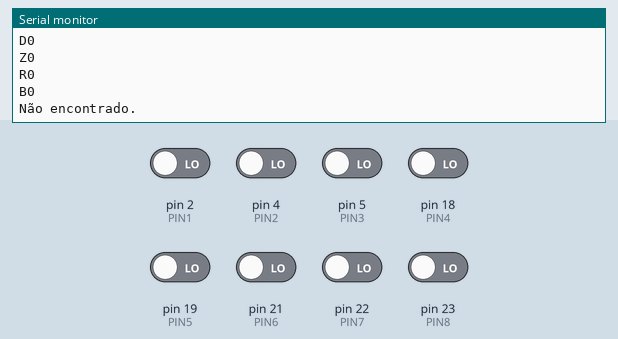
Simulated run of this sketch. Board: Arduino Mega 2560, built with avr-gcc and run on an emulated ATmega2560. Shown: the last lines printed to the serial monitor. Inputs (shaded band) come from the test bench; at power-on: pin 2 (PIN1), pin 4 (PIN2), pin 5 (PIN3), pin 18 (PIN4), pin 19 (PIN5), pin 21 (PIN6), pin 22 (PIN7), pin 23 (PIN8) LOW.

Above: at 1.2 s.
1.3 s: pin 2 (PIN1) driven HIGH
At 1.61 s:
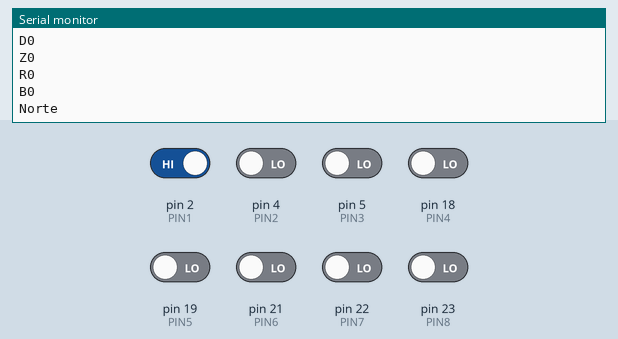
2.9 s: pin 2 (PIN1) driven LOW
5.9 s: pin 4 (PIN2) driven HIGH
At 6.05 s:
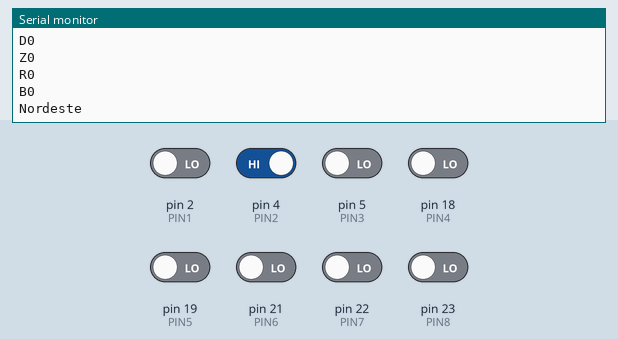
7.5 s: pin 5 (PIN3) driven HIGH
9.0 s: pin 4 (PIN2) driven LOW
At 9.28 s:
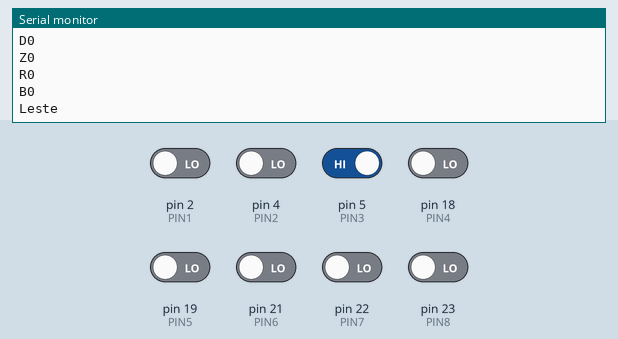

Measured:
- after the input at 1.3 s, the serial monitor: prints a new line at once (image 1)
- after the input at 5.9 s, the serial monitor: prints a new line after 0.06 s (image 2)
- after the input at 9.0 s, the serial monitor: prints a new line after 0.09 s (image 3)

The sketch:

teste_winddirection.ino
```cpp
const int PIN1 = 2;  // Reed Switch Pin
const int PIN2 = 4;  // Reed Switch Pin
const int PIN3 = 5;  // Reed Switch Pin
const int PIN4 = 18;  // Reed Switch Pin
const int PIN5 = 19;  // Reed Switch Pin
const int PIN6 = 21;  // Reed Switch Pin
const int PIN7 = 22;  // Reed Switch Pin
const int PIN8 = 23;  // Reed Switch Pin

void setup() {
  Serial.begin(9600);   // Init serial 9600
  pinMode(PIN8, INPUT);  // Set pin as INPUT
  pinMode(PIN7, INPUT);  // Set pin as INPUT
  pinMode(PIN6, INPUT);  // Set pin as INPUT
  pinMode(PIN5, INPUT);  // Set pin as INPUT
  pinMode(PIN4, INPUT);  // Set pin as INPUT
  pinMode(PIN3, INPUT);  // Set pin as INPUT
  pinMode(PIN2, INPUT);  // Set pin as INPUT
  pinMode(PIN1, INPUT);  // Set pin as INPUT
}
void loop() {
  int read1 = digitalRead(PIN1);  // Reading pin value
  int read2 = digitalRead(PIN2);  // Reading pin value
  int read3 = digitalRead(PIN3);  // Reading pin value
  int read4 = digitalRead(PIN4);  // Reading pin value
  int read5 = digitalRead(PIN5);  // Reading pin value
  int read6 = digitalRead(PIN6);  // Reading pin value
  int read7 = digitalRead(PIN7);  // Reading pin value
  int read8 = digitalRead(PIN8);  // Reading pin value
  Serial.print("M");
  Serial.println(read1);
  Serial.print("V");
  Serial.println(read2);
  Serial.print("L");
  Serial.println(read3);
  Serial.print("A");
  Serial.println(read4);
  Serial.print("D");
  Serial.println(read5);
  Serial.print("Z");
  Serial.println(read6);
  Serial.print("R");
  Serial.println(read7);
  Serial.print("B");
  Serial.println(read8);

  if (read1 == 1){
    Serial.println("Norte");
  } else if (read2 == 1){
    Serial.println("Nordeste");
  } else if (read3 == 1){
    Serial.println("Leste");
  } else if (read4 == 1){
    Serial.println("Sudeste");
  } else if (read5 == 1){
    Serial.println("Sul");
  } else if (read6 == 1){
    Serial.println("Sudoeste");
  } else if (read7 == 1){
    Serial.println("Oeste");
  } else if (read8 == 1){
    Serial.println("Noroeste");
  } else {
    Serial.println("Não encontrado.");
  }

  delay(100);  // Wait for 1 second

}
```
